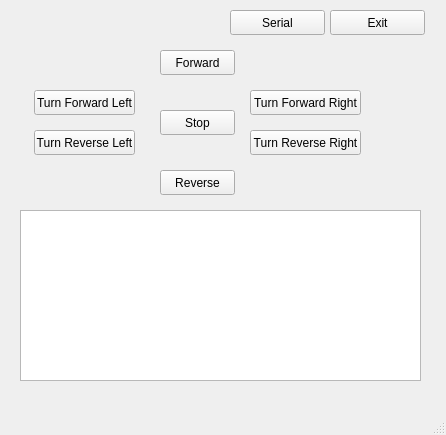
<?xml version="1.0" encoding="UTF-8"?>
<ui version="4.0">
 <class>MainWindow</class>
 <widget class="QMainWindow" name="MainWindow">
  <property name="geometry">
   <rect>
    <x>0</x>
    <y>0</y>
    <width>446</width>
    <height>435</height>
   </rect>
  </property>
  <property name="windowTitle">
   <string>Kendali Motor Arduino</string>
  </property>
  <widget class="QWidget" name="centralwidget">
   <widget class="QPushButton" name="button_turn_forward_left">
    <property name="geometry">
     <rect>
      <x>34</x>
      <y>90</y>
      <width>101</width>
      <height>25</height>
     </rect>
    </property>
    <property name="text">
     <string>Turn Forward Left</string>
    </property>
   </widget>
   <widget class="QTextEdit" name="textEdit_LogMessage">
    <property name="geometry">
     <rect>
      <x>20</x>
      <y>210</y>
      <width>401</width>
      <height>171</height>
     </rect>
    </property>
    <property name="font">
     <font>
      <family>Fixedsys</family>
     </font>
    </property>
   </widget>
   <widget class="QPushButton" name="button_serial">
    <property name="geometry">
     <rect>
      <x>230</x>
      <y>10</y>
      <width>95</width>
      <height>25</height>
     </rect>
    </property>
    <property name="text">
     <string>Serial</string>
    </property>
   </widget>
   <widget class="QPushButton" name="button_exit">
    <property name="geometry">
     <rect>
      <x>330</x>
      <y>10</y>
      <width>95</width>
      <height>25</height>
     </rect>
    </property>
    <property name="text">
     <string>Exit</string>
    </property>
   </widget>
   <widget class="QPushButton" name="button_turn_forward_right">
    <property name="geometry">
     <rect>
      <x>250</x>
      <y>90</y>
      <width>111</width>
      <height>25</height>
     </rect>
    </property>
    <property name="text">
     <string>Turn Forward Right</string>
    </property>
   </widget>
   <widget class="QPushButton" name="button_forward">
    <property name="geometry">
     <rect>
      <x>160</x>
      <y>50</y>
      <width>75</width>
      <height>25</height>
     </rect>
    </property>
    <property name="text">
     <string>Forward</string>
    </property>
   </widget>
   <widget class="QPushButton" name="button_reverse">
    <property name="geometry">
     <rect>
      <x>160</x>
      <y>170</y>
      <width>75</width>
      <height>25</height>
     </rect>
    </property>
    <property name="text">
     <string>Reverse</string>
    </property>
   </widget>
   <widget class="QPushButton" name="button_stay">
    <property name="geometry">
     <rect>
      <x>160</x>
      <y>110</y>
      <width>75</width>
      <height>25</height>
     </rect>
    </property>
    <property name="text">
     <string>Stop</string>
    </property>
   </widget>
   <widget class="QPushButton" name="button_turn_reverse_left">
    <property name="geometry">
     <rect>
      <x>34</x>
      <y>130</y>
      <width>101</width>
      <height>25</height>
     </rect>
    </property>
    <property name="text">
     <string>Turn Reverse Left</string>
    </property>
   </widget>
   <widget class="QPushButton" name="button_turn_reverse_right">
    <property name="geometry">
     <rect>
      <x>250</x>
      <y>130</y>
      <width>111</width>
      <height>25</height>
     </rect>
    </property>
    <property name="text">
     <string>Turn Reverse Right</string>
    </property>
   </widget>
  </widget>
  <widget class="QMenuBar" name="menubar">
   <property name="geometry">
    <rect>
     <x>0</x>
     <y>0</y>
     <width>446</width>
     <height>21</height>
    </rect>
   </property>
  </widget>
  <widget class="QStatusBar" name="statusbar"/>
 </widget>
 <resources/>
 <connections/>
</ui>
